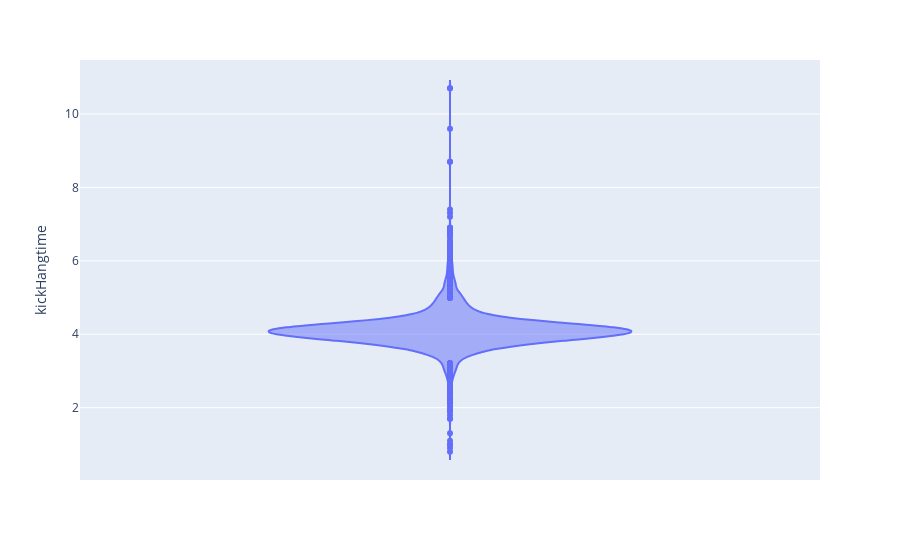

Source (notebook cell):
### Markdown cell above
## Visualizations

### Code cell
# Distribution of kick hangtimes
fig = px.violin(df_kickoff_full, y='kickHangtime')
fig.show()

### Figure 1 — Plotly figure (JSON) as saved in the notebook; plotly's stock layout.template omitted (floating-point values rounded to 4 significant figures; data arrays with more than 128 entries replaced by an {"elided": "..."} marker saying what was removed)
{"data": [{"alignmentgroup": "True", "box": {"visible": false}, "hovertemplate": "kickHangtime=%{y}<extra></extra>", "legendgroup": "", "marker": {"color": "#636efa"}, "name": "", "offsetgroup": "", "orientation": "v", "scalegroup": "True", "showlegend": false, "type": "violin", "x0": " ", "xaxis": "x", "y": {"elided": "7471 float values"}, "y0": " ", "yaxis": "y"}], "layout": {"legend": {"tracegroupgap": 0}, "margin": {"t": 60}, "violinmode": "group", "xaxis": {"anchor": "y", "domain": [0, 1]}, "yaxis": {"anchor": "x", "domain": [0, 1], "title": {"text": "kickHangtime"}}}}
